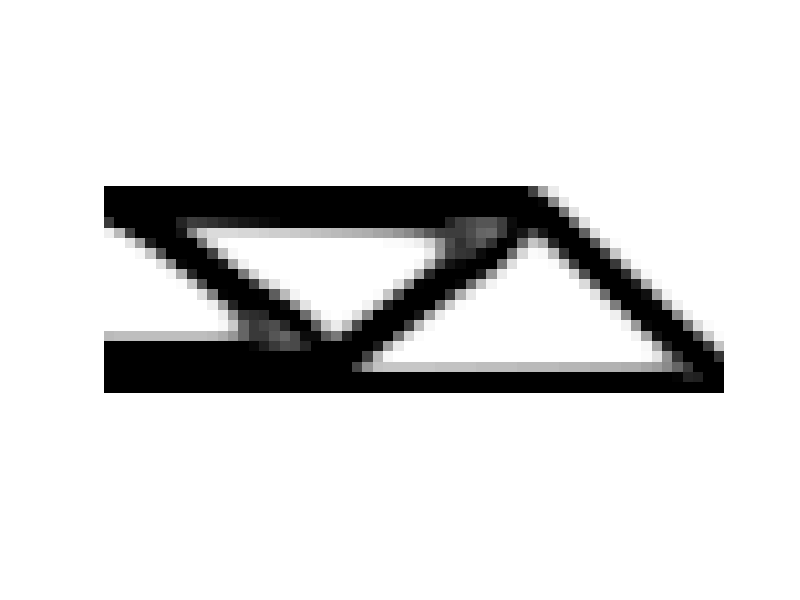

MATLAB code for this plot:
%%%% AN 88 LINE TOPOLOGY OPTIMIZATION CODE Nov, 2010 %%%%
nelx = 60;
nely = 20;
volfrac = 0.5;
penal = 3;
rmin = 1.5;
ft = 1;

%% MATERIAL PROPERTIES
E0 = 1;
Emin = 1e-9;
nu = 0.3;

%% PREPARE FINITE ELEMENT ANALYSIS
A11 = [12  3 -6 -3;  3 12  3  0; -6  3 12 -3; -3  0 -3 12];
A12 = [-6 -3  0  3; -3 -6 -3 -6;  0 -3 -6  3;  3 -6  3 -6];
B11 = [-4  3 -2  9;  3 -4 -9  4; -2 -9 -4 -3;  9  4 -3 -4];
B12 = [ 2 -3  4 -9; -3  2  9 -2;  4  9  2  3; -9 -2  3  2];
KE = 1/(1-nu^2)/24*([A11 A12;A12' A11]+nu*[B11 B12;B12' B11]);
nodenrs = reshape(1:(1+nelx)*(1+nely),1+nely,1+nelx);
edofVec = reshape(2*nodenrs(1:end-1,1:end-1)+1,nelx*nely,1);
edofMat = repmat(edofVec,1,8)+repmat([0 1 2*nely+[2 3 0 1] -2 -1],nelx*nely,1);
iK = reshape(kron(edofMat,ones(8,1))',64*nelx*nely,1);
jK = reshape(kron(edofMat,ones(1,8))',64*nelx*nely,1);
% DEFINE LOADS AND SUPPORTS (HALF MBB-BEAM)
F = sparse(2,1,-1,2*(nely+1)*(nelx+1),1);
U = zeros(2*(nely+1)*(nelx+1),1);
fixeddofs = union([1:2:2*(nely+1)],[2*(nelx+1)*(nely+1)]);
alldofs = [1:2*(nely+1)*(nelx+1)];
freedofs = setdiff(alldofs,fixeddofs);

%% PREPARE FILTER
iH = ones(nelx*nely*(2*(ceil(rmin)-1)+1)^2,1);
jH = ones(size(iH));
sH = zeros(size(iH));
k = 0;
for i1 = 1:nelx
  for j1 = 1:nely
    e1 = (i1-1)*nely+j1;
    for i2 = max(i1-(ceil(rmin)-1),1):min(i1+(ceil(rmin)-1),nelx)
      for j2 = max(j1-(ceil(rmin)-1),1):min(j1+(ceil(rmin)-1),nely)
        e2 = (i2-1)*nely+j2;
        k = k+1;
        iH(k) = e1;
        jH(k) = e2;
        sH(k) = max(0,rmin-sqrt((i1-i2)^2+(j1-j2)^2));
      end
    end
  end
end
H = sparse(iH,jH,sH);
Hs = sum(H,2);

%% INITIALIZE ITERATION
x = repmat(volfrac,nely,nelx);
xPhys = x;
loop = 0;
change = 1;

%% START ITERATION
while change > 0.01
  loop = loop + 1;

  %% FE-ANALYSIS
  sK = reshape(KE(:)*(Emin+xPhys(:)'.^penal*(E0-Emin)), 64*nelx*nely,1);
  K = sparse(iK,jK,sK); K = (K+K')/2;
  U(freedofs) = K(freedofs,freedofs)\F(freedofs);

  %% OBJECTIVE FUNCTION AND SENSITIVITY ANALYSIS
  ce = reshape(sum((U(edofMat)*KE).*U(edofMat),2),nely,nelx);
  c = sum(sum((Emin+xPhys.^penal*(E0-Emin)).*ce));
  dc = -penal*(E0-Emin)*xPhys.^(penal-1).*ce;
  dv = ones(nely,nelx);

  %% FILTERING/MODIFICATION OF SENSITIVITIES
  if ft == 1
    dc(:) = H*(x(:).*dc(:))./Hs./max(1e-3, x(:));
  elseif ft == 2
    dc(:) = H*(dc(:)./Hs);
    dv(:) = H*(dv(:)./Hs);
  end

  %% OPTIMALITY CRITERIA UPDATE OF DESIGN VARIABLES AND PHYSICAL DENSITIES
  l1 = 0; l2 = 1e9; move = 0.2;
  while (l2-l1)/(l1+l2) > 1e-3
    lmid = 0.5*(l2+l1);
    xnew = max(0, max(x-move, min(1,min(x+move, x.*sqrt(-dc./dv/lmid)))));
    if ft == 1
      xPhys = xnew;
    elseif ft == 2
      xPhys(:) = (H*xnew(:))./Hs;
    end
    if sum(xPhys(:)) > volfrac*nelx*nely, l1 = lmid; else l2 = lmid; end
  end
  change = max(abs(xnew(:)-x(:)));
  x = xnew;

  %% PRINT RESULTS
  fprintf(' It.:%5i Obj.:%11.4f Vol.:%7.3f ch.:%7.3f\n',loop,c, ...
    mean(xPhys(:)),change);

  %% PLOT DENSITIES
  colormap(gray); imagesc(1-xPhys); caxis([0 1]); axis equal; axis off; drawnow;
end
%
%%%%%%%%%%%%%%%%%%%%%%%%%%%%%%%%%%%%%%%%%%%%%%%%%%%%%%%%%%%%%%%%%%%%%%%%%%%%
% This Matlab code was written by E. Andreassen, A. Clausen, M. Schevenels,%
% B. S. Lazarov and O. Sigmund,  Department of Solid  Mechanics,           %
%  Technical University of Denmark,                                        %
%  DK-2800 Lyngby, Denmark.                                                %
% Please sent your comments to: sigmund@fam.dtu.dk                         %
%                                                                          %
% The code is intended for educational purposes and theoretical details    %
% are discussed in the paper                                               %
% "Efficient topology optimization in MATLAB using 88 lines of code,       %
% E. Andreassen, A. Clausen, M. Schevenels,                                %
% B. S. Lazarov and O. Sigmund, Struct Multidisc Optim, 2010               %
% This version is based on earlier 99-line code                            %
% by Ole Sigmund (2001), Structural and Multidisciplinary Optimization,    %
% Vol 21, pp. 120--127.                                                    %
%                                                                          %
% The code as well as a postscript version of the paper can be             %
% downloaded from the web-site: http://www.topopt.dtu.dk                   %
%                                                                          %
% Disclaimer:                                                              %
% The authors reserves all rights but do not guaranty that the code is     %
% free from errors. Furthermore, we shall not be liable in any event       %
% caused by the use of the program.                                        %
%%%%%%%%%%%%%%%%%%%%%%%%%%%%%%%%%%%%%%%%%%%%%%%%%%%%%%%%%%%%%%%%%%%%%%%%%%%%
